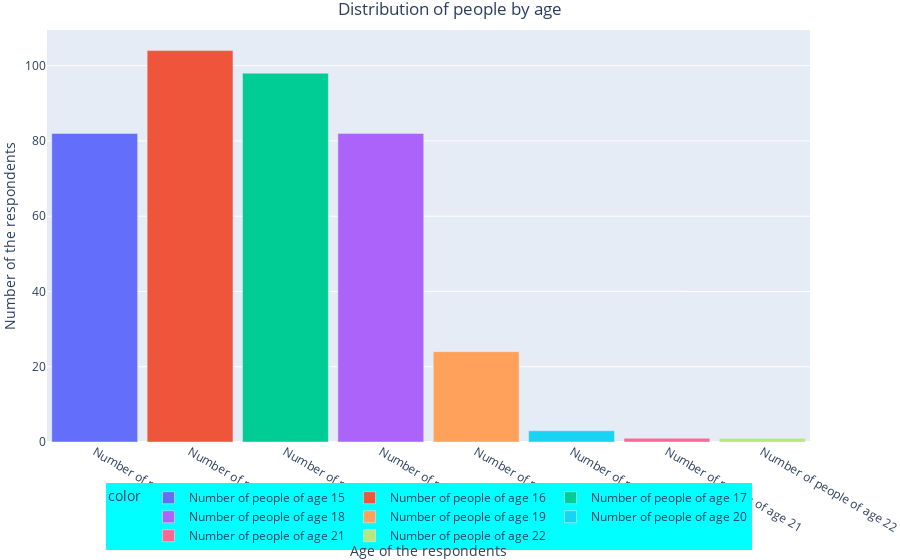

Write notebook code for a chart like this one.
### Code cell
data = alcohol.age
number_of_people_of_age = [alcohol[alcohol['age']==15].shape[0], alcohol[alcohol['age']==16].shape[0], alcohol[alcohol['age']==17].shape[0], alcohol[alcohol['age']==18].shape[0], alcohol[alcohol['age']==19].shape[0], alcohol[alcohol['age']==20].shape[0], alcohol[alcohol['age']==21].shape[0], alcohol[alcohol['age']==22].shape[0]]
names_of_the_values = ['Number of people of age 15','Number of people of age 16', 'Number of people of age 17','Number of people of age 18', 'Number of people of age 19','Number of people of age 20', 'Number of people of age 21','Number of people of age 22']
fig = px.bar(data, y= number_of_people_of_age, x = names_of_the_values, color = names_of_the_values)
fig.update_layout(
    title="Distribution of people by age",
    title_x = 0.5,
    xaxis_title="Age of the respondents",
    yaxis_title="Number of the respondents",
    legend=dict(x=.5, xanchor="center", orientation="h", bgcolor = 'aqua'),
    margin=dict(l=0, r=0, t=30, b=0),
    bargap=0.1)
fig.show()

### Figure 1 — Plotly figure (JSON) as saved in the notebook; plotly's stock layout.template omitted (floating-point values rounded to 4 significant figures)
{"data": [{"alignmentgroup": "True", "hovertemplate": "color=Number of people of age 15<br>x=%{x}<br>y=%{y}<extra></extra>", "legendgroup": "Number of people of age 15", "marker": {"color": "#636efa", "pattern": {"shape": ""}}, "name": "Number of people of age 15", "offsetgroup": "Number of people of age 15", "orientation": "v", "showlegend": true, "textposition": "auto", "type": "bar", "x": ["Number of people of age 15"], "xaxis": "x", "y": [82], "yaxis": "y"}, {"alignmentgroup": "True", "hovertemplate": "color=Number of people of age 16<br>x=%{x}<br>y=%{y}<extra></extra>", "legendgroup": "Number of people of age 16", "marker": {"color": "#EF553B", "pattern": {"shape": ""}}, "name": "Number of people of age 16", "offsetgroup": "Number of people of age 16", "orientation": "v", "showlegend": true, "textposition": "auto", "type": "bar", "x": ["Number of people of age 16"], "xaxis": "x", "y": [104], "yaxis": "y"}, {"alignmentgroup": "True", "hovertemplate": "color=Number of people of age 17<br>x=%{x}<br>y=%{y}<extra></extra>", "legendgroup": "Number of people of age 17", "marker": {"color": "#00cc96", "pattern": {"shape": ""}}, "name": "Number of people of age 17", "offsetgroup": "Number of people of age 17", "orientation": "v", "showlegend": true, "textposition": "auto", "type": "bar", "x": ["Number of people of age 17"], "xaxis": "x", "y": [98], "yaxis": "y"}, {"alignmentgroup": "True", "hovertemplate": "color=Number of people of age 18<br>x=%{x}<br>y=%{y}<extra></extra>", "legendgroup": "Number of people of age 18", "marker": {"color": "#ab63fa", "pattern": {"shape": ""}}, "name": "Number of people of age 18", "offsetgroup": "Number of people of age 18", "orientation": "v", "showlegend": true, "textposition": "auto", "type": "bar", "x": ["Number of people of age 18"], "xaxis": "x", "y": [82], "yaxis": "y"}, {"alignmentgroup": "True", "hovertemplate": "color=Number of people of age 19<br>x=%{x}<br>y=%{y}<extra></extra>", "legendgroup": "Number of people of age 19", "marker": {"color": "#FFA15A", "pattern": {"shape": ""}}, "name": "Number of people of age 19", "offsetgroup": "Number of people of age 19", "orientation": "v", "showlegend": true, "textposition": "auto", "type": "bar", "x": ["Number of people of age 19"], "xaxis": "x", "y": [24], "yaxis": "y"}, {"alignmentgroup": "True", "hovertemplate": "color=Number of people of age 20<br>x=%{x}<br>y=%{y}<extra></extra>", "legendgroup": "Number of people of age 20", "marker": {"color": "#19d3f3", "pattern": {"shape": ""}}, "name": "Number of people of age 20", "offsetgroup": "Number of people of age 20", "orientation": "v", "showlegend": true, "textposition": "auto", "type": "bar", "x": ["Number of people of age 20"], "xaxis": "x", "y": [3], "yaxis": "y"}, {"alignmentgroup": "True", "hovertemplate": "color=Number of people of age 21<br>x=%{x}<br>y=%{y}<extra></extra>", "legendgroup": "Number of people of age 21", "marker": {"color": "#FF6692", "pattern": {"shape": ""}}, "name": "Number of people of age 21", "offsetgroup": "Number of people of age 21", "orientation": "v", "showlegend": true, "textposition": "auto", "type": "bar", "x": ["Number of people of age 21"], "xaxis": "x", "y": [1], "yaxis": "y"}, {"alignmentgroup": "True", "hovertemplate": "color=Number of people of age 22<br>x=%{x}<br>y=%{y}<extra></extra>", "legendgroup": "Number of people of age 22", "marker": {"color": "#B6E880", "pattern": {"shape": ""}}, "name": "Number of people of age 22", "offsetgroup": "Number of people of age 22", "orientation": "v", "showlegend": true, "textposition": "auto", "type": "bar", "x": ["Number of people of age 22"], "xaxis": "x", "y": [1], "yaxis": "y"}], "layout": {"bargap": 0.1, "barmode": "relative", "legend": {"bgcolor": "aqua", "orientation": "h", "title": {"text": "color"}, "tracegroupgap": 0, "x": 0.5, "xanchor": "center"}, "margin": {"b": 0, "l": 0, "r": 0, "t": 30}, "title": {"text": "Distribution of people by age", "x": 0.5}, "xaxis": {"anchor": "y", "domain": [0, 1], "title": {"text": "Age of the respondents"}}, "yaxis": {"anchor": "x", "domain": [0, 1], "title": {"text": "Number of the respondents"}}}}
